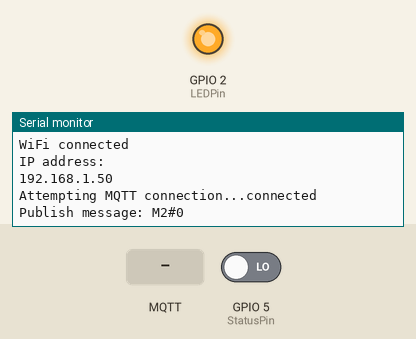
Bench run of a sketch on a simulated ESP8266 (NodeMCU). On the bench: output pins drawn as LEDs (lit = HIGH), the last lines printed to the serial monitor. Inputs (shaded band) come from the test bench; at power-on: GPIO 5 (StatusPin) LOW. WiFi joins after 1.5 s; servers stay silent unless stated; no MQTT or app messages arrive unless stated.

Above: at 2.7 s.
2.8 s: MQTT message "1" arrives on the first subscribed topic
At 4.1 s:
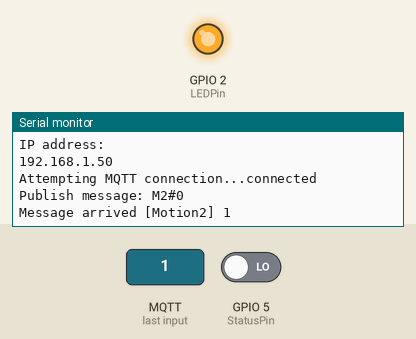
9.0 s: MQTT message "on" arrives on the first subscribed topic
At 9.8 s:
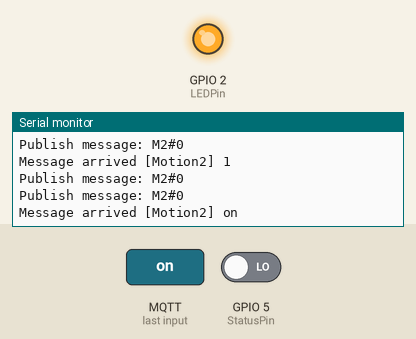

The sketch:

ESP8266_MQTT_Motion.ino
```cpp
#include <ESP8266WiFi.h>
#include <PubSubClient.h>

#define StatusPin       5
#define LEDPin          2

// Update these with values suitable for your network.
const char* ssid = "OpenWrt";
const char* password = "0842216218";
//const char* mqtt_server = "broker.mqtt-dashboard.com";
IPAddress ip_server(192, 168, 100, 1);

const char* ClientID = "ESP8266-Motion2";
const char* inTopic = "Motion2";
const char* outTopic = "Status";
const unsigned int IntervalTime = 2500;

WiFiClient espClient;
PubSubClient client(espClient);
long lastMsg = 0;
char msg[50];

void setup_wifi() {

  delay(10);
  // We start by connecting to a WiFi network
  Serial.println();
  Serial.print("Connecting to ");
  Serial.println(ssid);

  WiFi.begin(ssid, password);

  while (WiFi.status() != WL_CONNECTED) {
    delay(500);
    Serial.print(".");
  }

  Serial.println("");
  Serial.println("WiFi connected");
  Serial.println("IP address: ");
  Serial.println(WiFi.localIP());
}

void callback(char* topic, byte* payload, unsigned int length) {
  Serial.print("Message arrived [");
  Serial.print(topic);
  Serial.print("] ");
  for (int i = 0; i < length; i++) {
    Serial.print((char)payload[i]);
  }
  Serial.println();

  // Switch on the LED if an 1 was received as first character
  if ((char)payload[0] == '1') {

  }
}

void reconnect() {
  // Loop until we're reconnected
  while (!client.connected()) {
    Serial.print("Attempting MQTT connection...");
    // Attempt to connect
    if (client.connect(ClientID)) {
      Serial.println("connected");
      // Once connected, publish an announcement...
      client.publish(outTopic, "hello world");
      // ... and resubscribe
      client.subscribe(inTopic);
    } else {
      Serial.print("failed, rc=");
      Serial.print(client.state());
      Serial.println(" try again in 5 seconds");
      // Wait 5 seconds before retrying
      delay(5000);
    }
  }
}

void setup() {
  pinMode(LEDPin, OUTPUT);
  pinMode(StatusPin, INPUT);
  digitalWrite(LEDPin, HIGH);
  Serial.begin(115200);
  WiFi.mode(WIFI_STA);
  setup_wifi();
  client.setServer(ip_server, 1883);
  client.setCallback(callback);
}

void loop() {

  if (!client.connected())
  {
    reconnect();
  }
  client.loop();

  long now = millis();
  if (now - lastMsg > IntervalTime) {
    lastMsg = now;
    snprintf (msg, 75, "M2#%d", digitalRead(StatusPin));
    Serial.print("Publish message: ");
    Serial.println(msg);
    client.publish(outTopic, msg);
    digitalWrite(LEDPin, LOW);
    delay(1);
    digitalWrite(LEDPin, HIGH);
  }
}
```

Measured:
- after the input at 2.8 s, the serial monitor: prints a new line at once (image 1)
- after the input at 9.0 s, the serial monitor: prints a new line at once (image 2)
